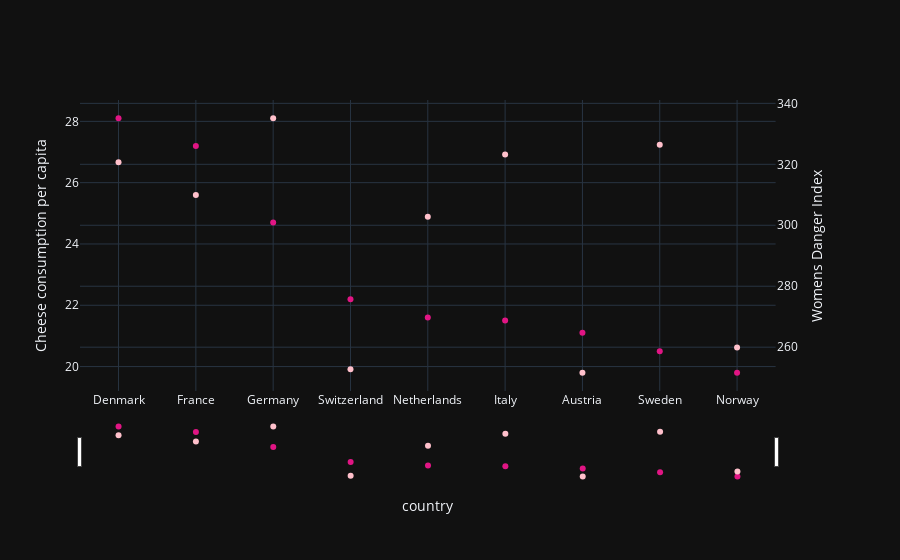

Notebook cell for this chart:
### Code cell
colstouse=['country','kg']
cheese=pd.read_csv('cheese.csv')
columnListWoman=["country","womensDangerIndex"]
#wskaźnik ten jest opisano jako:Women’s Danger Index ranked each country based on eight factors: street safety for wojmen, intentional homicide of women, non-partner sexual violence, intimate partner sexual violence, legal discrimination, global gender gap, gender inequality index, and violence against women attitudes.
womanIndex=pd.read_csv('woman.csv',usecols=columnListWoman)
merged_data=pd.merge(cheese,womanIndex,how='inner',on='country')
merged_data.sort_values(by=['womensDangerIndex'])
subfig = make_subplots(specs=[[{"secondary_y": True}]])
fig = px.scatter(merged_data, x="country", y="kg", width=700, color_discrete_sequence=['#E11584'])
fig2 = px.scatter(merged_data, x="country", y="womensDangerIndex", width=700, color_discrete_sequence=['#FFC0CB'])
fig2.update_traces(yaxis="y2")
subfig.add_traces(fig.data + fig2.data)
subfig.layout.xaxis.title="country"
subfig.layout.yaxis.title="Cheese consumption per capita"
subfig.layout.yaxis2.title="Womens Danger Index"
subfig.update_layout(xaxis_rangeslider_visible=True)
subfig.show()

### Figure 1 — Plotly figure (JSON) as saved in the notebook; plotly's stock layout.template omitted (floating-point values rounded to 4 significant figures)
{"data": [{"hovertemplate": "country=%{x}<br>kg=%{y}<extra></extra>", "legendgroup": "", "marker": {"color": "#E11584", "symbol": "circle"}, "mode": "markers", "name": "", "orientation": "v", "showlegend": false, "x": ["Denmark", "France", "Germany", "Switzerland", "Netherlands", "Italy", "Austria", "Sweden", "Norway"], "xaxis": "x", "y": [28.1, 27.2, 24.7, 22.2, 21.6, 21.5, 21.1, 20.5, 19.8], "yaxis": "y", "type": "scatter"}, {"hovertemplate": "country=%{x}<br>womensDangerIndex=%{y}<extra></extra>", "legendgroup": "", "marker": {"color": "#FFC0CB", "symbol": "circle"}, "mode": "markers", "name": "", "orientation": "v", "showlegend": false, "x": ["Denmark", "France", "Germany", "Switzerland", "Netherlands", "Italy", "Austria", "Sweden", "Norway"], "xaxis": "x", "y": [320.6, 309.9, 335.1, 252.8, 302.8, 323.2, 251.6, 326.4, 259.9], "yaxis": "y2", "type": "scatter"}], "layout": {"xaxis": {"anchor": "y", "domain": [0.0, 0.94], "title": {"text": "country"}, "rangeslider": {"visible": true}}, "yaxis": {"anchor": "x", "domain": [0.0, 1.0], "title": {"text": "Cheese consumption per capita"}}, "yaxis2": {"anchor": "x", "overlaying": "y", "side": "right", "title": {"text": "Womens Danger Index"}}}}
